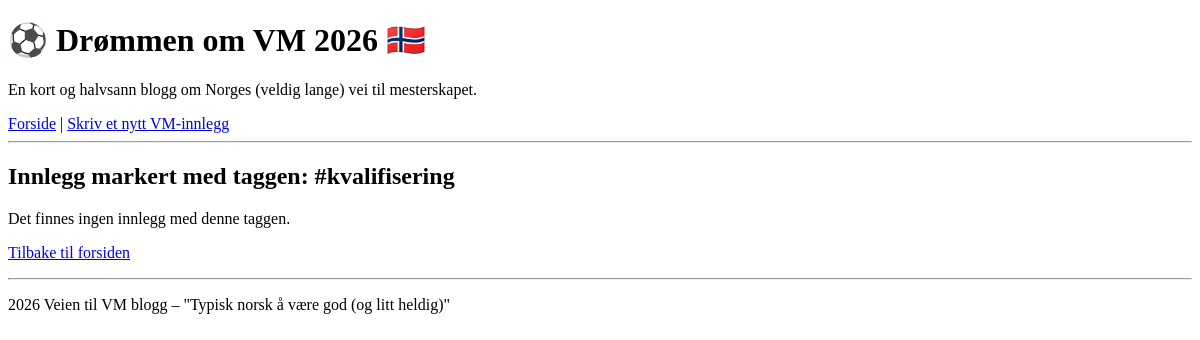
The app's page /tags/kvalifisering, older data.
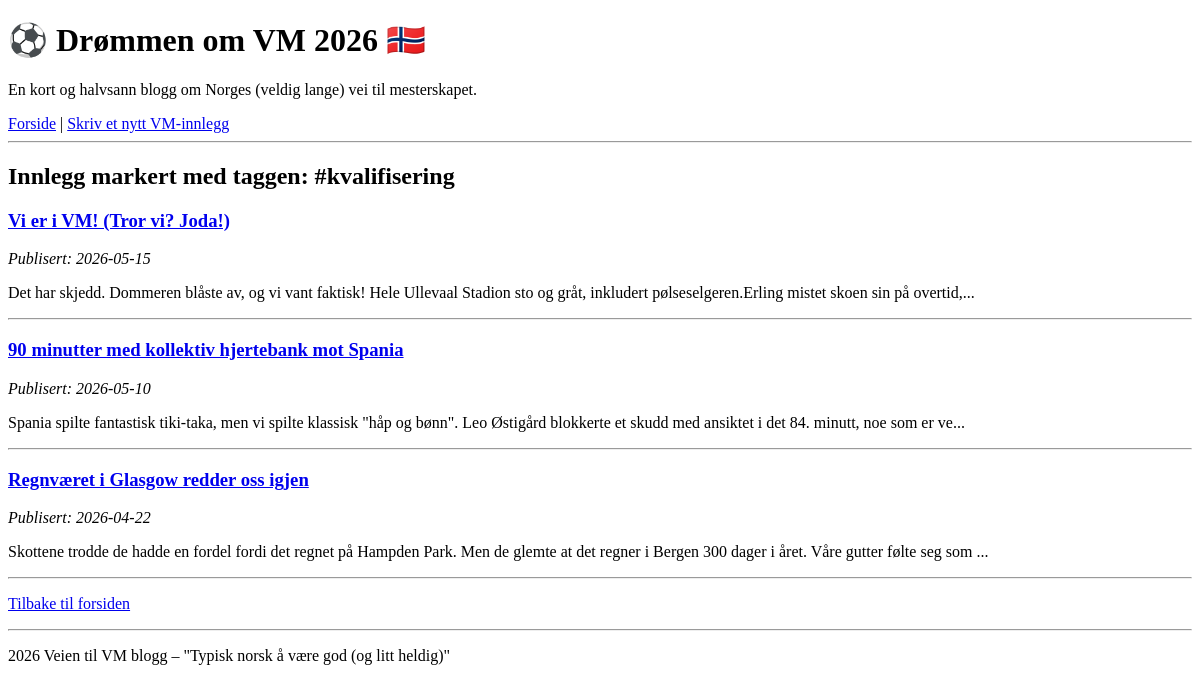
The same page, newer data.
### tables this page shows
CREATE TABLE posts (
    id INTEGER PRIMARY KEY AUTOINCREMENT,
    title TEXT NOT NULL,
    publication_date TEXT NOT NULL,
    body TEXT NOT NULL
);

### app.py (the view)
@app.route('/tags/<string:name>')
def show_tag(name):
    raw_posts = g.db.get_posts_by_tag(name)
    posts = []
    for post in raw_posts:
        p = dict(post)
        p['excerpt'] = post['body'].split('\n\n')[0][:150]
        p['tags'] = g.db.get_tags_for_post(post['id'])
        posts.append(p)
    response = render_template('tag.html', tag_name=name, posts=posts)
    return response

### app.py (called while the page is built)
@app.before_request
def load_db():
    global database
    if 'database' in globals() and database is not None:
        g.db = database
    else:
        g.db = BlogDatabase()

### database.py (called while the page is built)
    def cursor(self):
        return self.connection.cursor()

    def get_tags_for_post(self, post_id):
        cur = self.cursor()
        cur.execute('SELECT name FROM tags WHERE post_id = ?', (post_id,))
        return [row['name'] for row in cur.fetchall()]

    def get_posts_by_tag(self, tag_name):
        cur = self.cursor()
        cur.execute('''
            SELECT p.* FROM posts p
            JOIN tags t ON p.id = t.post_id
            WHERE t.name = ?
            ORDER BY p.publication_date DESC
        ''', (tag_name,))
        return cur.fetchall()

### templates/tag.html
{% extends 'layout.html' %}
{% block content %}
<h2>Innlegg markert med taggen: #{{ tag_name }}</h2>
<div class="posts-list">
    {% if not posts %}
        <p>Det finnes ingen innlegg med denne taggen.</p>
    {% else %}
        {% for post in posts %}
        <article class="post-summary">
            <h3><a href="/posts/{{ post.id }}">{{ post.title }}</a></h3>
            <p class="meta-date"><em>Publisert: {{ post.publication_date }}</em></p>
            <p class="excerpt">{{ post.excerpt }}...</p>
            <hr>
        </article>
        {% endfor %}
    {% endif %}
</div>
<p><a href="/">Tilbake til forsiden</a></p>
{% endblock %}

Row changes from the older to the newer data that the page shows:
now on this page (row edited): posts: title "Vi er i VM! (Tror vi? Joda!)", publication_date "2026-05-15", excerpt "Det har skjedd. Dommeren blåste av, og vi vant faktisk! Hele Ullevaal Stadion sto og gråt, inkludert pølseselgeren.Erling mistet skoen sin på overtid,"
now on this page (row edited): posts: title "90 minutter med kollektiv hjertebank mot Spania", publication_date "2026-05-10", excerpt "Spania spilte fantastisk tiki-taka, men vi spilte klassisk \"håp og bønn\". Leo Østigård blokkerte et skudd med ansiktet i det 84. minutt, noe som er ve"
now on this page (row edited): posts: title "Regnværet i Glasgow redder oss igjen", publication_date "2026-04-22", excerpt "Skottene trodde de hadde en fordel fordi det regnet på Hampden Park. Men de glemte at det regner i Bergen 300 dager i året. Våre gutter følte seg som"
Text that changed along with them:
text no longer shown: "Det finnes ingen innlegg med denne taggen."
